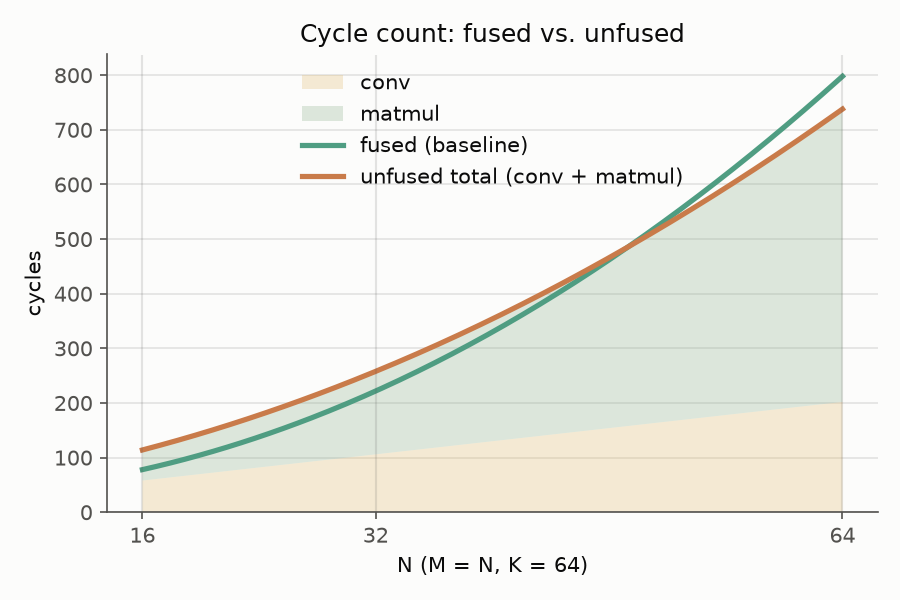

Reproduce this figure in Python.
"""
Plot the theoretical (hand-counted) cycle-count model for the fused baseline
kernel vs. our unfused conv+matmul kernels, as a function of N (M=N, K=64).

Cycle counts (one VLIW bundle = one cycle), from theory/berechnung.md:
    baseline (fused):      30 + (3/16) * N^2
    unfused conv:          10 + 3 * N
    unfused matmul:        24 + (1/8) * N^2

The unfused conv+matmul are plotted as a stacked area (conv on the bottom,
matmul on top) so the top edge of the stack -- the unfused total -- can be
compared directly against the fused baseline line. N runs continuously from
16 to 64 since these are closed-form formulas, not discrete measurements.

Usage:
    python3 theory/cycle_model.py

Requires: numpy, matplotlib
"""

from pathlib import Path

import numpy as np

SCRIPT_DIR = Path(__file__).resolve().parent

# Muted fills for the conv/matmul background (de-emphasized: they're context,
# not the comparison); the baseline and unfused-total lines carry the actual
# comparison and stay more saturated so they read clearly on top.
COLOR_BASELINE = "#4f9d82"      # muted teal
COLOR_UNFUSED_TOTAL = "#c97b4a"  # muted terracotta
COLOR_CONV = "#e0b45c"          # soft gold (light fill only)
COLOR_MATMUL = "#7fa87f"        # soft green (light fill only)
FILL_ALPHA = 0.25
COLOR_TEXT_PRIMARY = "#0b0b0b"
COLOR_TEXT_SECONDARY = "#52514e"
COLOR_SURFACE = "#fcfcfb"


def baseline_cycles(n):
    return 30 + (3 / 16) * n ** 2


def conv_cycles(n):
    return 10 + 3 * n


def matmul_cycles(n):
    return 24 + (1 / 8) * n ** 2


def main():
    try:
        import matplotlib
        matplotlib.use("Agg")
        import matplotlib.pyplot as plt
    except ImportError:
        print("matplotlib not installed (pip install matplotlib)")
        return

    n = np.linspace(16, 64, 200)
    baseline = baseline_cycles(n)
    conv = conv_cycles(n)
    matmul = matmul_cycles(n)
    unfused_total = conv + matmul

    fig, ax = plt.subplots(figsize=(6, 4), facecolor=COLOR_SURFACE)
    ax.set_facecolor(COLOR_SURFACE)

    ax.stackplot(n, conv, matmul, labels=["conv", "matmul"],
                 colors=[COLOR_CONV, COLOR_MATMUL], alpha=FILL_ALPHA)
    ax.plot(n, baseline, color=COLOR_BASELINE, linewidth=2.5, label="fused (baseline)")
    ax.plot(n, unfused_total, color=COLOR_UNFUSED_TOTAL, linewidth=2.5,
            label="unfused total (conv + matmul)")

    for x in (16, 32, 64):
        ax.axvline(x, color=COLOR_TEXT_SECONDARY, alpha=0.15, linewidth=1)

    ax.set_xticks([16, 32, 64])
    ax.set_xticklabels(["16", "32", "64"], color=COLOR_TEXT_PRIMARY)
    ax.set_xlabel("N (M = N, K = 64)", color=COLOR_TEXT_PRIMARY)
    ax.set_ylabel("cycles", color=COLOR_TEXT_PRIMARY)
    ax.tick_params(colors=COLOR_TEXT_SECONDARY)
    for spine in ("top", "right"):
        ax.spines[spine].set_visible(False)
    for spine in ("left", "bottom"):
        ax.spines[spine].set_color(COLOR_TEXT_SECONDARY)
    ax.yaxis.grid(True, color=COLOR_TEXT_SECONDARY, alpha=0.15)
    ax.set_axisbelow(True)
    ax.legend(frameon=False, labelcolor=COLOR_TEXT_PRIMARY)

    ax.set_title("Cycle count: fused vs. unfused",
                 color=COLOR_TEXT_PRIMARY)
    fig.tight_layout()
    out_path = SCRIPT_DIR / "cycle_model.png"
    fig.savefig(out_path, dpi=150)
    plt.close(fig)

    print(f"wrote {out_path}")
    for size in (16, 32, 64):
        b = baseline_cycles(size)
        c = conv_cycles(size)
        m = matmul_cycles(size)
        print(f"N={size:>3}: baseline={b:>8.1f}  conv={c:>7.1f}  matmul={m:>7.1f}  "
              f"unfused total={c + m:>8.1f}")


if __name__ == "__main__":
    main()
